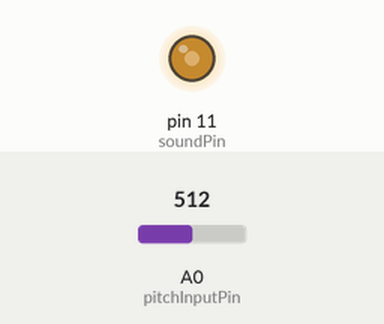
This sketch was run on a simulated Arduino Uno, built with avr-gcc and run on an emulated ATmega328P. Parts: output pins drawn as LEDs (lit = HIGH). The test bench sets the inputs (shaded band); at power-on: A0 (pitchInputPin) = 512.

Above: at 0.15 s.
At 1.2 s:
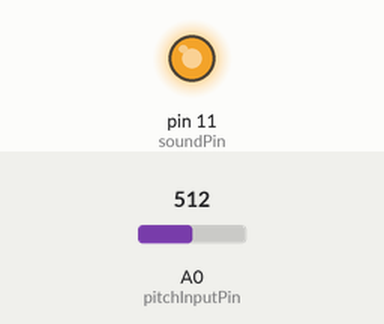
Timing chart, 0 to 0.3 s (numbered marks = the images above; inputs shaded):
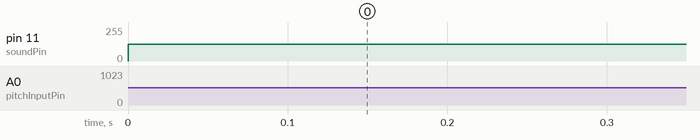

The sketch:

fastPWM.ino
```cpp
int soundPin = 11;
int pitchInputPin = 0;
int volumeInputPin = 1;
int ldrDim = 100;
int ldrBright = 800;

//byte sine[] = {0, 22, 44, 64, 82, 98, 111, 120, 126, 127,
//126, 120, 111, 98, 82, 64, 44, 22, 0, -22, -44, -64, -82,
//-98, -111, -120, -126, -128, -126, -120, -111, -98, -82,
//-64, -44, -22};

byte sine[] = {0,  100};

long lastCheckTime = millis();
int pitchDelay;
int volume;

void setup()
{
  // change PWM frequency to 63kHz
  cli(); //disable interrupts while registers are configured
  bitSet(TCCR2A, WGM20);
  bitSet(TCCR2A, WGM21); //set Timer2 to fast PWM mode (doubles PWM frequency)
  bitSet(TCCR2B, CS20);
  bitClear(TCCR2B, CS21);
  bitClear(TCCR2B, CS22);
  sei(); //enable interrupts now that registers have been set
  pinMode(soundPin, OUTPUT);

  Serial.begin(9600);
}

void loop()
{
  long now = millis();
  if (now > lastCheckTime + 20L)
  {
//    Serial.println(analogRead(pitchInputPin));
    pitchDelay = map(analogRead(pitchInputPin), ldrDim, ldrBright, 1, 30);
//    Serial.print("---------====");
//    Serial.println(pitchDelay);
    volume = 1;//map(analogRead(volumeInputPin), ldrDim, ldrBright, 1, 4);
    lastCheckTime = now;
  }

  playSine(pitchDelay, volume);
}

void playSine(int period, int volume)
{
  for( int i = 0; i < 2; i++)
  {
    analogWrite(soundPin, (sine[i] / volume)+128);
    delayMicroseconds(period);
  }
}
```
